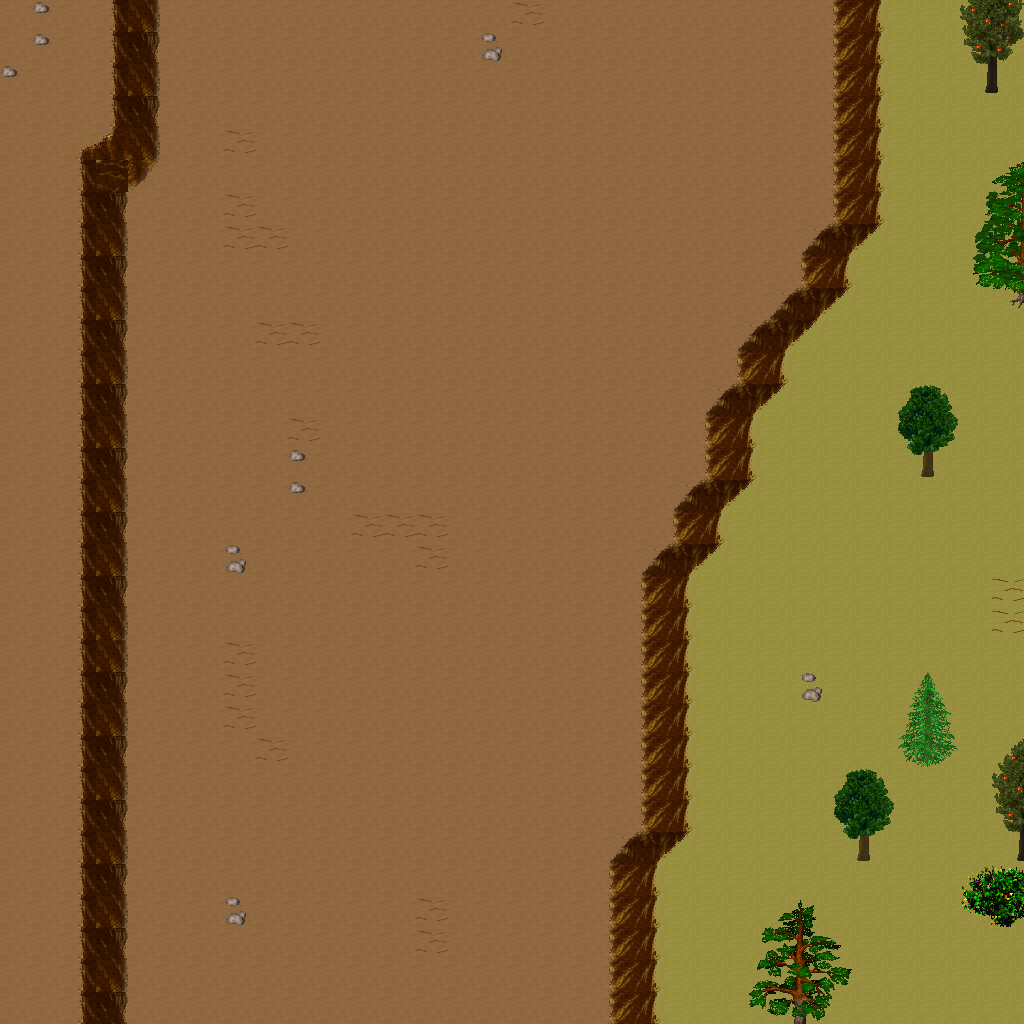

A 2D game scene composited from a Tiled map and its tileset images. What follows is a short description and the map's XML, with each tile layer's data collapsed to a summary:
An orthogonal 32x32 tile map with 32x32 px tiles, 5 tile layers (Ground, Objects, Objects2, Above, ...), 1 hidden layer not drawn, 17 tilesets.

<map version="1.10" tiledversion="1.11.0" orientation="orthogonal" renderorder="right-down" width="32" height="32" tilewidth="32" tileheight="32" infinite="0" nextlayerid="11" nextobjectid="1">
 <tileset firstgid="1" name="ground_ground" tilewidth="32" tileheight="32" tilecount="33" columns="3">
  <image source="../drawable/ground_ground.png" width="96" height="352" />
 </tileset>
 <tileset firstgid="34" name="ground_rock_pebbles" tilewidth="32" tileheight="32" tilecount="3" columns="1">
  <image source="../drawable/ground_rock_pebbles.png" width="32" height="96" />
 </tileset>
 <tileset firstgid="37" name="ground_grass_edges" tilewidth="32" tileheight="32" tilecount="36" columns="12">
  <image source="../drawable/ground_grass_edges.png" width="384" height="96" />
 </tileset>
 <tileset firstgid="73" name="plant_flower_daisy_white" tilewidth="32" tileheight="32" tilecount="8" columns="2">
  <image source="../drawable/plant_flower_daisy_white.png" width="64" height="128" />
 </tileset>
 <tileset firstgid="81" name="ground_ridge_earth_dark" tilewidth="32" tileheight="32" tilecount="96" columns="12">
  <image source="../drawable/ground_ridge_earth_dark.png" width="384" height="256" />
 </tileset>
 <tileset firstgid="177" name="plant_grasses" tilewidth="32" tileheight="32" tilecount="6" columns="3">
  <image source="../drawable/plant_grasses.png" width="96" height="64" />
 </tileset>
 <tileset firstgid="183" name="ground_earth_edges" tilewidth="32" tileheight="32" tilecount="18" columns="6">
  <image source="../drawable/ground_earth_edges.png" width="192" height="96" />
 </tileset>
 <tileset firstgid="201" name="ground_pothole" tilewidth="32" tileheight="32" tilecount="4" columns="4">
  <image source="../drawable/ground_pothole.png" width="128" height="32" />
 </tileset>
 <tileset firstgid="205" name="item_statue_green_stone_3" tilewidth="32" tileheight="32" tilecount="3" columns="1">
  <image source="../drawable/item_statue_green_stone_3.png" width="32" height="96" />
 </tileset>
 <tileset firstgid="208" name="ground_rock_rocks_2" tilewidth="32" tileheight="32" tilecount="4" columns="2">
  <image source="../drawable/ground_rock_rocks_2.png" width="64" height="64" />
 </tileset>
 <tileset firstgid="212" name="logic_creature_animal" tilewidth="32" tileheight="32" tilecount="32" columns="8">
  <image source="../drawable/logic_creature_animal.png" width="256" height="128" />
 </tileset>
 <tileset firstgid="244" name="logic_collision" tilewidth="32" tileheight="32" tilecount="1" columns="1">
  <image source="../drawable/logic_collision.png" width="32" height="32" />
 </tileset>
 <tileset firstgid="245" name="plant_tree_taller_trees" tilewidth="32" tileheight="32" tilecount="32" columns="8">
  <image source="../drawable/plant_tree_taller_trees.png" width="256" height="128" />
 </tileset>
 <tileset firstgid="277" name="plant_tree_spruce" tilewidth="32" tileheight="32" tilecount="6" columns="2">
  <image source="../drawable/plant_tree_spruce.png" width="64" height="96" />
 </tileset>
 <tileset firstgid="283" name="plant_bush_bush_mult_colored" tilewidth="32" tileheight="32" tilecount="6" columns="3">
  <image source="../drawable/plant_bush_bush_mult_colored.png" width="96" height="64" />
 </tileset>
 <tileset firstgid="289" name="plant_tree_pine_tree" tilewidth="32" tileheight="32" tilecount="20" columns="4">
  <image source="../drawable/plant_tree_pine_tree.png" width="128" height="160" />
 </tileset>
 <tileset firstgid="309" name="plant_tree_pine_tree_1" tilewidth="32" tileheight="32" tilecount="20" columns="4">
  <image source="../drawable/plant_tree_pine_tree_1.png" width="128" height="160" />
 </tileset>
 <layer id="1" name="Ground" width="32" height="32">
  <data>[1024 cells, 1024 non-empty, 2 distinct tile ids]</data>
 </layer>
 <layer id="2" name="Objects" width="32" height="32">
  <data>[1024 cells, 178 non-empty, 25 distinct tile ids]</data>
 </layer>
 <layer id="3" name="Objects2" width="32" height="32">
  <data>[1024 cells, 0 non-empty, 0 distinct tile ids]</data>
 </layer>
 <layer id="4" name="Above" width="32" height="32">
  <data>[1024 cells, 44 non-empty, 38 distinct tile ids]</data>
 </layer>
 <layer id="5" name="Above2" width="32" height="32">
  <data>[1024 cells, 0 non-empty, 0 distinct tile ids]</data>
 </layer>
 <layer id="6" name="Walkable" width="32" height="32" visible="0">
  <data>[1024 cells, 142 non-empty, 1 distinct tile ids]</data>
 </layer>
 <objectgroup id="7" name="Mapevents" />
 <objectgroup id="8" name="Spawn" />
 <objectgroup id="9" name="Keys" />
 <objectgroup id="10" name="Replace" />
</map>
